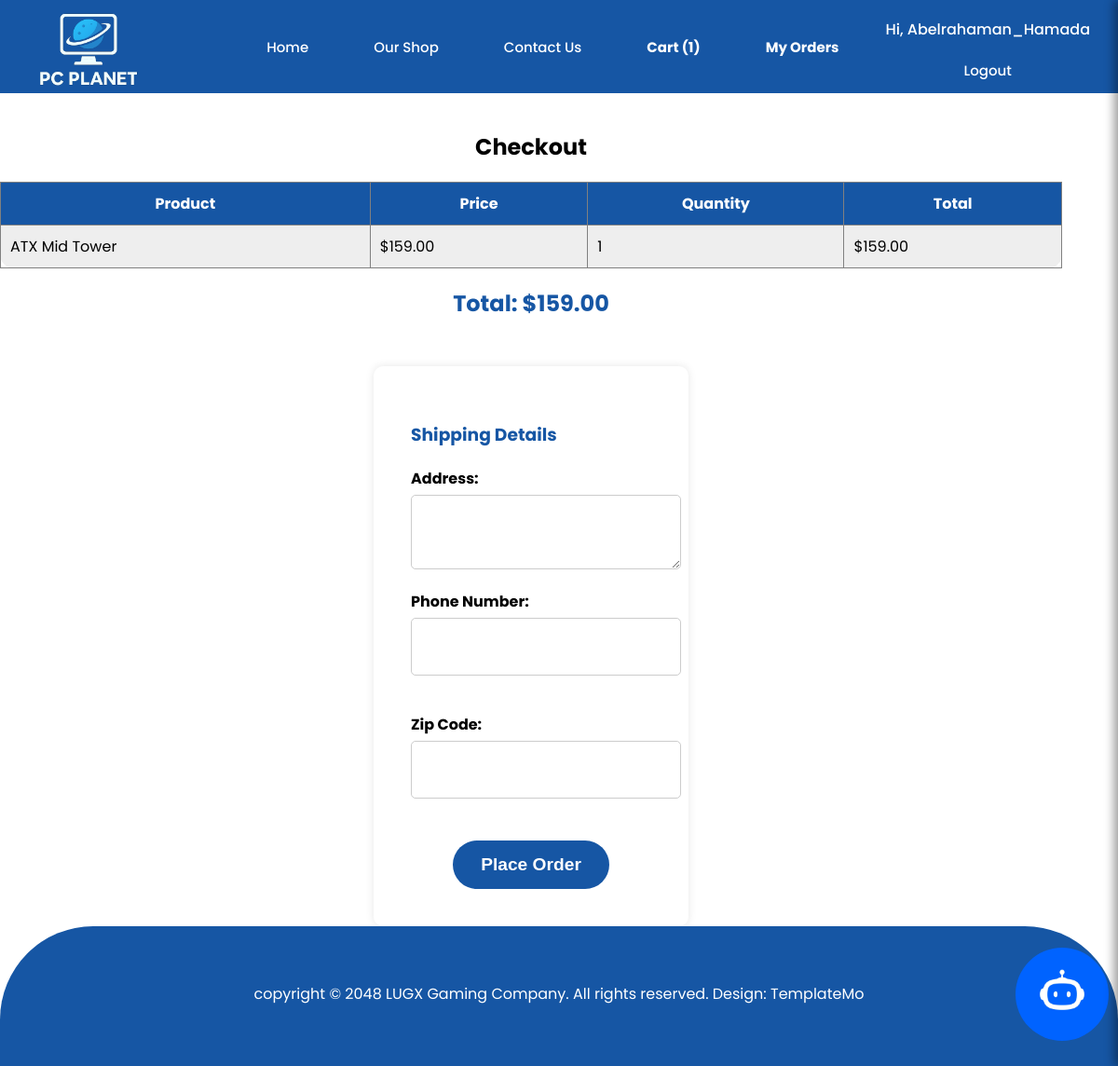
Before: /checkout/ (signed in) with the older database file.
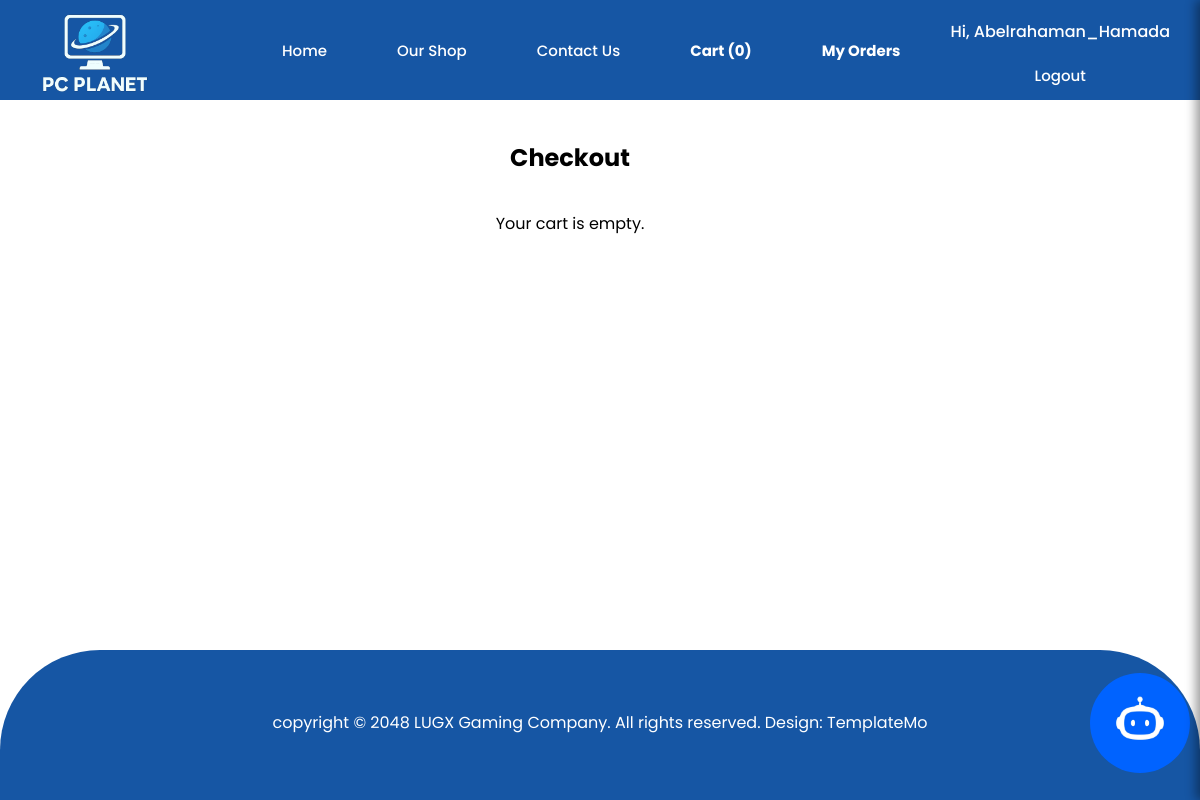
After: the same page with the newer database file.
### e_commerce/models.py (models this page shows, shortened)
class Purchase(models.Model):
    user = models.ForeignKey(User, on_delete=models.CASCADE)
    product = models.ForeignKey(Product, on_delete=models.CASCADE)
    quantity = models.PositiveIntegerField(default=1)
    purchased_at = models.DateTimeField(auto_now_add=True)

class Product(models.Model):
    name = models.CharField(max_length=255)
    category = models.CharField(max_length=100)
    description = models.TextField()
    price = models.DecimalField(max_digits=10, decimal_places=2)
    stock = models.IntegerField(default=0)
    image = models.ImageField(upload_to='products/', blank=True, null=True)

### e_commerce/views.py (the view, shortened to what this page needs)
# urls.py: path('checkout/', views.checkout_view, name='checkout'),
@login_required
def checkout_view(request):
    cart_items = Purchase.objects.filter(user=request.user)
    for item in cart_items:
        item.subtotal = item.product.price * item.quantity
    cart_total = sum([item.subtotal for item in cart_items])
    return render(request, 'e_commerce/checkout.html', {
        'cart_items': cart_items,
        'cart_total': cart_total
    })

### e_commerce/context_processors.py (called while the page is built)
def cart_count(request):
    if request.user.is_authenticated:
        return {'cart_count': Purchase.objects.filter(user=request.user).count()}
    return {'cart_count': 0}

### templates/e_commerce/checkout.html (shortened to what this page needs)
{% extends 'base.html' %}
{% load static %}
{% block content %}
<div id="container" style="margin-top:120px; width: 95%; max-width: 1600px;">
    <h2>Checkout</h2>
    {% if cart_items %}
    <table border="1" width="100%" cellpadding="10"
        style="border-collapse: collapse; background: #EEEEEE; border-radius: 15px;">
        <tr style="background: #1656a4; color: #fff;">
            <th>Product</th>
            <th>Price</th>
            <th>Quantity</th>
            <th>Total</th>
        </tr>
        {% for item in cart_items %}
        <tr>
            <td>{{ item.product.name }}</td>
            <td>${{ item.product.price }}</td>
            <td>{{ item.quantity }}</td>
            <td>${{ item.subtotal|floatformat:2 }}</td>
        </tr>
        {% endfor %}
    </table>
    <h2 style="text-align:right; margin-top:20px; color: #1656a4;">
        Total: ${{ cart_total }}
    </h2>
    <div
        style="margin-top:30px; background: #fff; padding: 40px; border-radius: 10px; box-shadow: 0 0 10px rgba(0,0,0,0.1);">
        <h3 style="color: #1656a4; margin-bottom: 20px;">Shipping Details</h3>
        <form method="POST" action="{% url 'checkout' %}">
            <div style="margin-bottom: 15px;">
                <label for="address" style="display: block; margin-bottom: 5px; font-weight: bold;">Address:</label>
                <textarea name="address" id="address" rows="3" required
                    style="width: 100%; padding: 15px; border: 1px solid #ccc; border-radius: 5px; font-size: 1.1em;"></textarea>
            </div>
            <div style="margin-bottom: 15px;">
                <label for="phone" style="display: block; margin-bottom: 5px; font-weight: bold;">Phone
                    Number:</label>
                <input type="tel" name="phone" id="phone" required
                    style="width: 100%; padding: 15px; border: 1px solid #ccc; border-radius: 5px; font-size: 1.1em;">
            </div>
            <div style="margin-bottom: 20px;">
                <label for="zip_code" style="display: block; margin-bottom: 5px; font-weight: bold;">Zip
                    Code:</label>
                <input type="text" name="zip_code" id="zip_code" required
                    style="width: 100%; padding: 15px; border: 1px solid #ccc; border-radius: 5px; font-size: 1.1em;">
            </div>
            <div style="text-align:center;">
                <button type="submit" class="btn" style="padding: 15px 30px; font-size: 1.2em;">Place Order</button>
            </div>
        </form>
    </div>
    {% else %}
    <p style="text-align:center;">Your cart is empty.</p>
    {% endif %}
</div>
{% endblock %}

### templates/base.html (shortened to what this page needs)
{% load static %}
<!DOCTYPE html>
<html lang="en">
<head>
    <link rel="stylesheet" href="https://cdnjs.cloudflare.com/ajax/libs/font-awesome/6.5.0/css/all.min.css">
    <link rel="stylesheet" href="{% static 'style1.css' %}?v=9" />
</head>
<body>
    <div class="headerContainer">
        <div class="header">
            <a href="{% url 'home' %}" class="logo">
                <img src="{% static 'images/logo.png' %}" alt="logo" id="image_logo" />
            </a>
            <div class="headerLinks">
                <a href="{% url 'home' %}">Home</a>
                <a href="{% url 'shop' %}">Our Shop</a>
                <a href="{% url 'contact' %}">Contact Us</a>
                <a href="{% url 'cart' %}" style="font-weight: bold; white-space: nowrap;">Cart (<span
                        id="cart-count">{{ cart_count }}</span>)</a>
                <a href="{% url 'order_history' %}" style="font-weight: bold;">My Orders</a>
                {% if user.is_authenticated %}
                <div class="userBox">
                    <p id="welcome">Hi, {{ user.username }}</p>
                    <a href="{% url 'logout' %}">Logout</a>
                </div>
                {% else %}
                <a href="{% url 'login' %}" class="sign_in">Login</a>
                {% endif %}
            </div>
        </div>
    </div>
    <main class="mainContent">
        {% block content %}
        {% endblock %}
    </main>
    <div class="footerContainer">
        <div class="footer">
            copyright &copy; 2048 LUGX Gaming Company. All rights reserved. Design:
            TemplateMo
        </div>
    </div>
    <div class="chatbot">
        <img src="{% static 'images/chatboti.jpg' %}" alt="chatbot" />
    </div>
</body>
</html>

Changed rows visible on the page:
removed Purchase: product.name "ATX Mid Tower", product.price "159.00", quantity "1", subtotal "159.00"
Other visible differences:
{{ cart_count }}: "1" → "0"
{{ cart_total }}: "159.00" → (not shown)
text no longer shown: "Product Price Quantity Total Total: $ Shipping Details Address: Phone Number: Zip Code: Place Order"
text now shown: "Your cart is empty."
